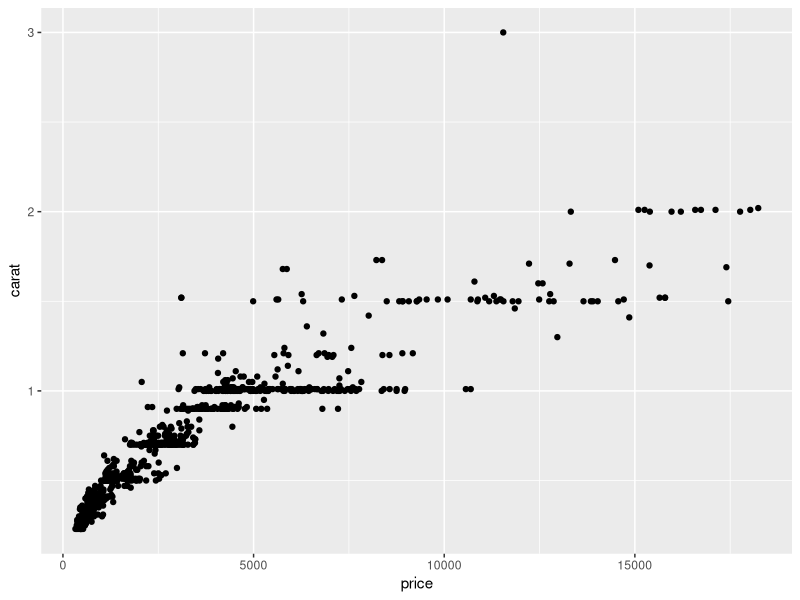
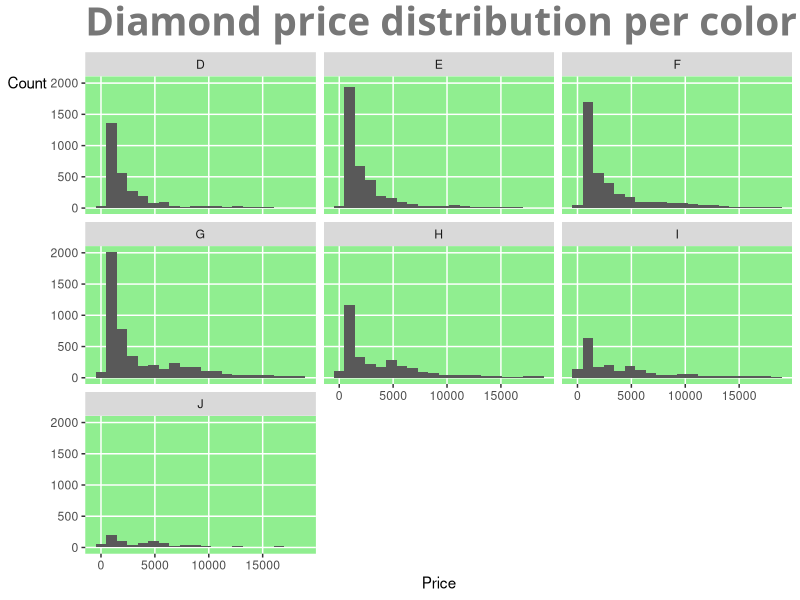

The R script that drew these images, in order:
# http://www.sharpsightlabs.com/dplyr-intro-data-manipulation-with-r/

library(dplyr)
library(ggplot2)

# The pipe %>% operator
head(diamonds) 
diamonds %>% head

summary(diamonds$price)
diamonds$price %>% summary(object = .)

# dplyr::filter()
diamonds %>% head

df.diamonds_ideal <- filter(diamonds, cut == "Ideal")
df.diamonds_ideal <- diamonds %>% filter(cut == "Ideal")

# dplyr::select()
df.diamonds_ideal %>% head

select(df.diamonds_ideal, carat, cut, color, price, clarity)
df.diamonds_ideal <- df.diamonds_ideal %>% select(., carat, cut, color, price, clarity)

# dplyr::mutate()
df.diamonds_ideal %>% head

mutate(df.diamonds_ideal, price_per_carat = price/carat)
df.diamonds_ideal <- df.diamonds_ideal %>% mutate(price_per_carat = price/carat)

# dplyr::arrange()
df.diamonds_ideal %>% head

arrange(df.diamonds_ideal, price)
df.diamonds_ideal %>% arrange(price, price_per_carat)

# dplyr::summarise()
summarize(df.diamonds_ideal, length = n(), avg_price = mean(price))
df.diamonds_ideal %>% summarize(length = n(), avg_price = mean(price))

# dplyr::group_by()
group_by(diamonds, cut) %>% summarize(mean(price))
group_by(diamonds, cut, color) %>% summarize(mean(price))

# The power of pipe %>%
# Understand this
arrange(mutate(arrange(filter(tbl_df(diamonds), cut == "Ideal"), price), price_per_carat = price/carat), price_per_carat)

# Compare with this
arrange(
  mutate(
    arrange(
      filter(tbl_df(diamonds), cut == "Ideal"), 
    price), 
  price_per_carat = price/carat), 
price_per_carat)

# Enjoy the logic of this
diamonds %>% filter(cut == "Ideal") %>% arrange(price) %>% mutate(price_per_carat = price/carat) %>% arrange(price_per_carat)

# ggplot2
diamonds %>% filter(cut == "Good", color == "E") %>% 
  ggplot(aes(x = price, y = carat)) +
  geom_point()  # aes(size = price)
# Try other geoms, instead of geom_point()
  geom_smooth() # method = lm
  geom_line()
  geom_boxplot()
  geom_bar(stat="identity")
  geom_histogram()

# Put it all together
diamonds %>%                  # Start with the 'diamonds' dataset
  filter(cut == "Ideal") %>%  # Then, filter down to rows where cut == Ideal
  ggplot(aes(price)) +        # Then, plot using ggplot
  geom_histogram(bins = 20) + # and plot histograms
  facet_wrap(~ color) +       # in a 'small multiple' plot, broken out by 'color' 
  ggtitle("Diamond price distribution per color") +
  labs(x="Price", y="Count") +
  theme(panel.background = element_rect(fill="lightgreen")) +
  theme(plot.title = element_text(family="Trebuchet MS", size=28, face="bold", hjust=0, color="#777777")) +
  theme(axis.title.y = element_text(angle=0)) +
  theme(panel.grid.minor = element_blank())


